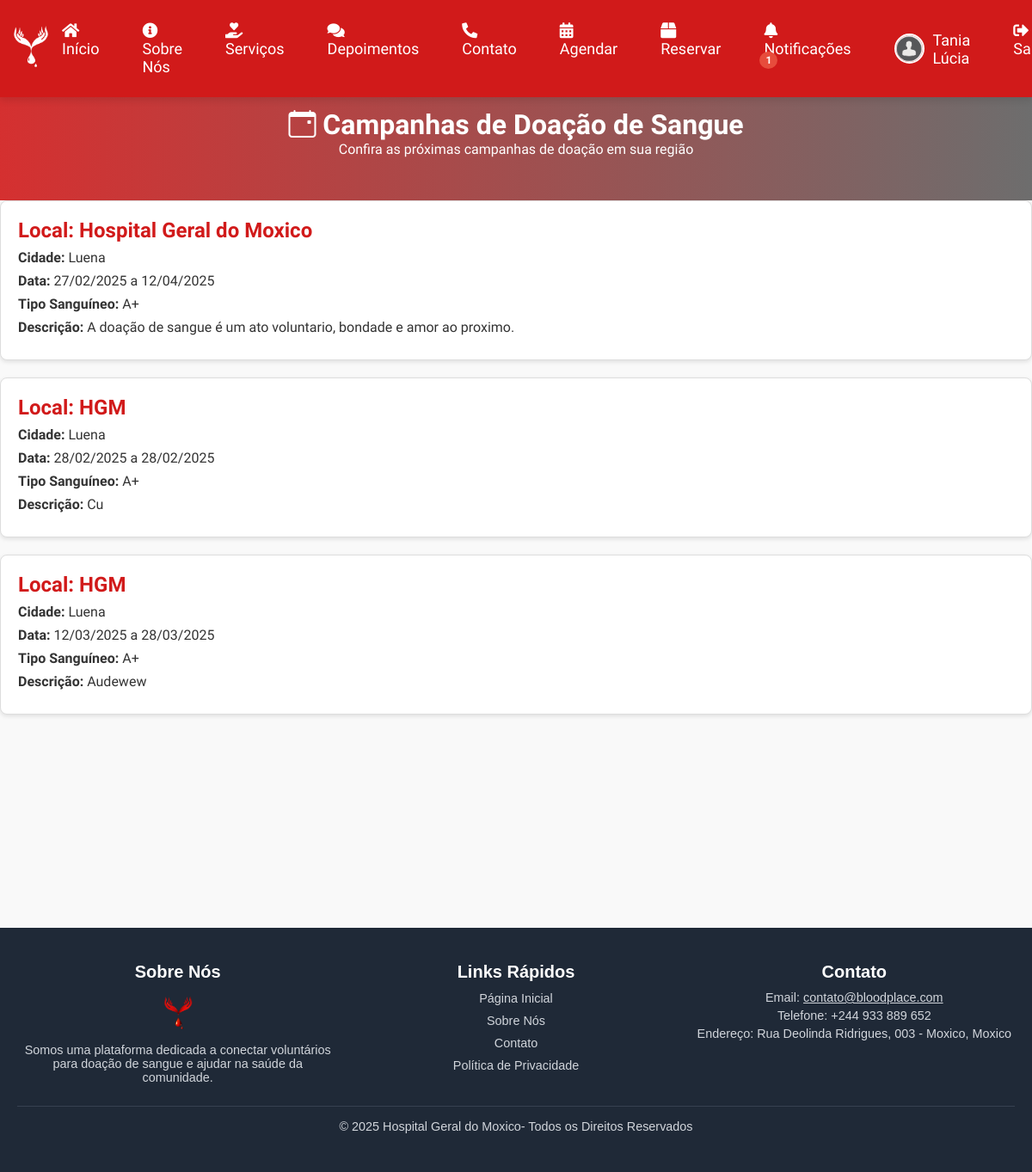
The app's page /events.php (signed in) with its own data.
### tables this page shows
CREATE TABLE `campanhas` (
  `id` int(11) NOT NULL,
  `local` varchar(255) NOT NULL,
  `cidade` varchar(255) DEFAULT NULL,
  `data_inicio` date NOT NULL,
  `data_fim` date NOT NULL,
  `tipo_sanguineo` varchar(10) NOT NULL,
  `descricao` text NOT NULL
);

### events.php (the view, shortened to what this page needs)
<?php
include_once "header.php";
include_once "config.php";
$query = "SELECT id, local, cidade, data_inicio, data_fim, tipo_sanguineo, descricao FROM campanhas ORDER BY data_inicio ASC";
$result = $conn->query($query);
?>
<!DOCTYPE html>
<html lang="pt-BR">
<head>
    <link href="https://cdn.jsdelivr.net/npm/bootstrap-icons/font/bootstrap-icons.css" rel="stylesheet">
    <link rel="stylesheet" href="style.css">
</head>
<body class="campaigns-page">
<br><br>
    <header class="campaigns-header-unique">
        <h1><i class="bi bi-calendar-event"></i> Campanhas de Doação de Sangue</h1>
        <p>Confira as próximas campanhas de doação em sua região</p>
    </header>
    <main class="campaigns-container">
        <?php if ($result && $result->rowCount() > 0): ?>
            <?php while ($row = $result->fetch(PDO::FETCH_ASSOC)): ?>
                <div class="campaign-card-unique">
                    <h2>Local: <?php echo htmlspecialchars($row['local']); ?></h2>
                    <p><strong>Cidade:</strong> <?php echo htmlspecialchars($row['cidade'] ?? 'Não especificada'); ?></p>
                    <p><strong>Data:</strong> <?php echo date("d/m/Y", strtotime($row['data_inicio'])); ?> a <?php echo date("d/m/Y", strtotime($row['data_fim'])); ?></p>
                    <p><strong>Tipo Sanguíneo:</strong> <?php echo htmlspecialchars($row['tipo_sanguineo']); ?></p>
                    <p><strong>Descrição:</strong> <?php echo htmlspecialchars($row['descricao']); ?></p>
                </div>
            <?php endwhile; ?>
        <?php else: ?>
            <p>Não há campanhas de doação de sangue agendadas no momento.</p>
        <?php endif; ?>
    </main>
    <br><br><br> <br><br><br>
    <br><br><br> <br><br><br>
    <?php include_once "footer.php"; ?>
</body>
</html>

### header.php (shortened to what this page needs)
<?php
include_once "config.php";
$userPhoto = (!empty($user['profile_picture']) && file_exists($user['profile_picture']))
    ? $user['profile_picture']
    : "uploads/profile_pictures/default-profile.jpeg";
?>
<!DOCTYPE html>
<html lang="en">
<head>
    <link href="https://cdn.jsdelivr.net/npm/bootstrap-icons/font/bootstrap-icons.css" rel="stylesheet">
    <link rel="stylesheet" href="style.css">
    <link href="https://cdnjs.cloudflare.com/ajax/libs/font-awesome/5.15.4/css/all.min.css" rel="stylesheet">
</head>
<body>
    <header class="header-bloodplace">
        <div class="logo-bloodplace">
            <a href="index.php" class="logo-link-bloodplace">
                <img src="images/Banco de Sangue Branco.png" alt="Blood Place Voluntary" class="logo-img">
            </a>
        </div>
        <nav class="nav-bloodplace">
            <a href="index.php"><i class="fas fa-home"></i> Início</a>
            <a href="about.php"><i class="fas fa-info-circle"></i> Sobre Nós</a>
            <a href="services.php"><i class="fas fa-hand-holding-heart"></i> Serviços</a>
            <a href="testimonials.php"><i class="fas fa-comments"></i> Depoimentos</a>
            <a href="contact.php"><i class="fas fa-phone-alt"></i> Contato</a>
            <?php if (isset($_SESSION['user_id'])): ?>
                <a href="schedule_donation.php"><i class="fas fa-calendar-alt"></i> Agendar</a>
                <a href="reservar.php"><i class="fas fa-box"></i> Reservar</a>
                <?php
                $notifQuery = $conn->prepare("SELECT COUNT(*) AS total FROM notifications WHERE to_user_id = :user_id AND is_read = 0");
                $notifQuery->bindParam(':user_id', $_SESSION['user_id'], PDO::PARAM_INT);
                $notifQuery->execute();
                $notifCount = $notifQuery->fetch(PDO::FETCH_ASSOC)['total'];
                ?>
                <a href="notifications.php">
                    <i class="fas fa-bell"></i> Notificações
                    <?php if ($notifCount > 0): ?>
                        <span id="notification-count" class="notification-badge"><?php echo $notifCount; ?></span>
                    <?php endif; ?>
                </a>
                <a href="profile.php" class="profile-link-bloodplace">
                    <img src="<?php echo htmlspecialchars($userPhoto, ENT_QUOTES); ?>" alt="Perfil" class="profile-img-bloodplace">
                    <?php echo htmlspecialchars($_SESSION['user_name'], ENT_QUOTES); ?>
                </a>
                <a href="logout.php"><i class="fas fa-sign-out-alt"></i> Sair</a>
            <?php else: ?>
                <a href="login.php"><i class="fas fa-sign-in-alt"></i> Login/Registro</a>
            <?php endif; ?>
        </nav>
    </header><br><br>
</body>
</html>

### footer.php (shortened to what this page needs)
<!DOCTYPE html>
<html lang="en">
<head>
</head>
<body>
<footer class="footer bg-gray-800 text-white py-6">
    <div class="container mx-auto grid grid-cols-1 md:grid-cols-3 gap-8">
        <div>
            <h4 class="text-xl font-bold mb-2">Sobre Nós</h4>
            <div class="logo-bloodplace">
            <a href="index.php" class="logo-link-bloodplace">
                <img src="images/logotipobpv.png" alt="Blood Place Voluntary" class="logo-img">
            </a>
        </div>
            <p>Somos uma plataforma dedicada a conectar voluntários para doação de sangue e ajudar na saúde da comunidade.</p>
        </div>
        <div>
            <h4 class="text-xl font-bold mb-2">Links Rápidos</h4>
            <ul class="space-y-2">
                <li><a href="index.php" class="hover:underline">Página Inicial</a></li>
                <li><a href="about.php" class="hover:underline">Sobre Nós</a></li>
                <li><a href="contact.php" class="hover:underline">Contato</a></li>
                <li><a href="privacy.php" class="hover:underline">Política de Privacidade</a></li>
            </ul>
        </div>
        <div>
            <h4 class="text-xl font-bold mb-2">Contato</h4>
            <p>Email: <a href="mailto:contato@bloodplace.com" class="hover:underline">contato@bloodplace.com</a></p>
            <p>Telefone: +244 933 889 652</p>
            <p>Endereço: Rua Deolinda Ridrigues, 003 - Moxico, Moxico</p>
        </div>
    </div>
    <div class="mt-6 border-t border-gray-700 pt-4 text-center">
        <p>&copy; <?php echo date('Y'); ?> Hospital Geral do Moxico- Todos os Direitos Reservados</p>
    </div>
</footer>
</body>
</html>

### style.css (style rules this page uses)
* { margin: 0; padding: 0; box-sizing: border-box; }
body { font-family: "Aptos", sans-serif; background-color: #f9f9f9; color: #333; }
.footer { background-color: #d11a1a; color: white; text-align: center; padding: 20px; }

### header.php (style rules this page uses)
body { font-family: 'Aptos', sans-serif; background-color: #f9f9f9; color: #333; }
.header-bloodplace { display: flex; justify-content: space-between; align-items: center; background: #D11A1A; padding: 15px 15px; position: fixed; width: 100%; z-index: 1000; box-shadow: 0 4px 8px rgba(0, 0, 0, 0.1); }
.logo-bloodplace { font-size: 1.5rem; }
.logo-link-bloodplace { color: white; text-decoration: none; font-weight: bold; }
.nav-bloodplace { display: flex; gap: 20px; }
.nav-bloodplace a { color: white; text-decoration: none; padding: 10px 15px; font-size: 18px; border-radius: 5px; transition: background-color 0.3s; }
.profile-link-bloodplace { display: flex; align-items: center; gap: 10px; text-decoration: none; color: white; }
.profile-img-bloodplace { width: 35px; height: 35px; border-radius: 50%; object-fit: cover; border: 2px solid white; }
.logo-img { height: 50px; width: auto; }
.notification-badge { background-color: #e74c3c; color: white; font-size: 12px; font-weight: bold; padding: 3px 7px; border-radius: 50%; position: relative; top: -10px; left: -5px; }

### events.php (style rules this page uses)
.campaigns-header-unique { text-align: center; background: linear-gradient(to right, rgba(209, 26, 26, 0.9), rgba(50, 50, 50, 0.7)); color: white; padding: 50px; }
.campaign-card-unique { background-color: white; border: 1px solid #ddd; border-radius: 8px; box-shadow: 0 2px 5px rgba(0, 0, 0, 0.1); padding: 20px; margin-bottom: 20px; }
.campaign-card-unique h2 { color: #d11a1a; }
.campaign-card-unique p { margin: 8px 0; }

### footer.php (style rules this page uses)
.footer { background-color: #1f2937; color: #ffffff; padding: 40px 20px; font-family: 'Arial', sans-serif; }
.footer h4 { font-size: 1.25rem; font-weight: bold; margin-bottom: 10px; }
.footer p, .footer a { color: #d1d5db; font-size: 0.9rem; margin: 5px 0; }
.footer ul { list-style-type: none; padding: 0; margin: 0; }
.footer ul li { margin: 8px 0; }
.footer ul li a { color: #d1d5db; text-decoration: none; }
.footer .container { display: grid; grid-template-columns: 1fr; gap: 20px; }
@media (min-width: 768px) { .footer .container { grid-template-columns: repeat(3, 1fr); } }
.footer .border-t { border-top: 1px solid #374151; margin-top: 20px; padding-top: 10px; }
.logo-img { height: 50px; width: auto; }

### records on screen
campanhas: local "Hospital Geral do Moxico", cidade "Luena", data_inicio "27/02/2025", data_fim "12/04/2025", tipo_sanguineo "A+", descricao "A doação de sangue é um ato voluntario, bondade e amor ao proximo."
campanhas: local "HGM", cidade "Luena", data_inicio "28/02/2025", data_fim "28/02/2025", tipo_sanguineo "A+", descricao "Cu"
campanhas: local "HGM", cidade "Luena", data_inicio "12/03/2025", data_fim "28/03/2025", tipo_sanguineo "A+", descricao "Audewew"

### other values on screen
$notifCount "1"
$_SESSION['user_name'] "Tania Lúcia"
